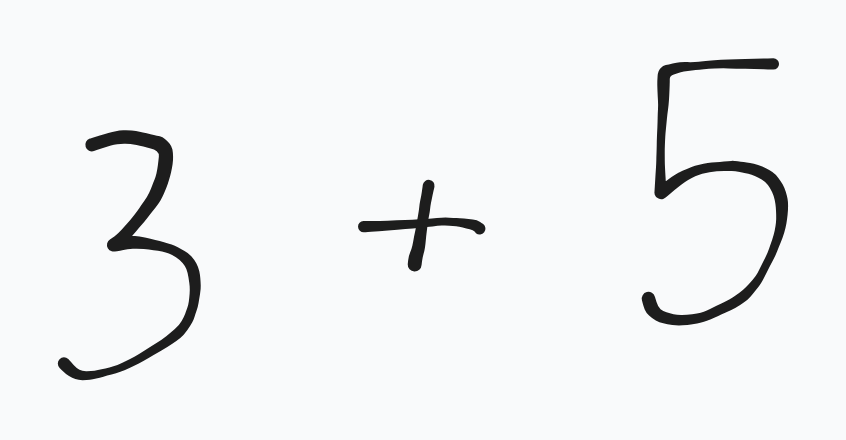
#> input picture backend/uploads/Screenshot.png, 846 x 440 px
$ python -i model.py   (imports and definitions only)
#> lines starting #> are read from the running program, lines starting #| are printed output that depends on the picture
import dense_neural_network as dnn
import pandas as pd
import matplotlib.pyplot as plt
import numpy as np
from PIL import Image

def transformImage(image_location):
    '''
    Transforms a given image of an unsolved equation (eg. an image of 2 + 3) and resizes it down for further processing.

    Parameters:
    image_location: The location of the image to be processed.

    Returns:
    A scaled down numpy array of the image.
    '''
#> called with image_location = '../../backend/uploads/Screenshot.png'

    # Load and preprocess the image.
    img = Image.open(image_location).convert('L')
    img_width, img_height = img.size
#> img_width = 846; img_height = 440
    img = img.resize((int(img_width / img_height * 28), 28)) if img_width > img_height else img.resize((28, int(img_height / img_width * 28)))
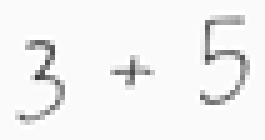
#> img: PIL image 53x28 L (shown 5 times larger); min 58, max 255, mean 241.7

    # Done to allow the neural network to eventually process the individual symbols.
    img_array = 255 - np.array(img)
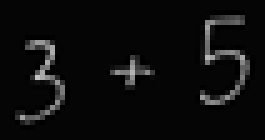
#> img_array: shape (28, 53) (shown 5 times larger); min 0, max 197, mean 13.3
    img_array[img_array < 10] = 0

    return img_array

# FIXME: Currently only works if img_width < img_height.
# [61 lines left out: functions findSymbols, resizeImage, not called in this run]

def softmax(x):
    e_x = np.exp(x - np.max(x))  # Subtracting the max for numerical stability
    return e_x / e_x.sum(axis=0)

# [53 lines left out: function main, not called in this run]


# [2 lines not run here, left out]

>>> result = transformImage('../../backend/uploads/Screenshot.png')
